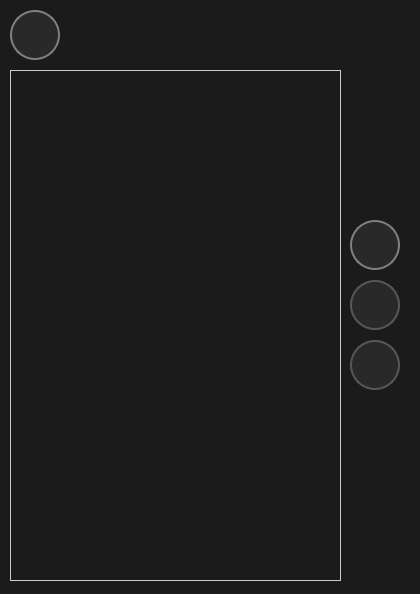
<?xml version="1.0" encoding="UTF-8"?>
<ui version="4.0">
 <class>MainWindow</class>
 <widget class="QMainWindow" name="MainWindow">
  <property name="geometry">
   <rect>
    <x>0</x>
    <y>0</y>
    <width>420</width>
    <height>594</height>
   </rect>
  </property>
  <property name="minimumSize">
   <size>
    <width>420</width>
    <height>594</height>
   </size>
  </property>
  <property name="maximumSize">
   <size>
    <width>420</width>
    <height>594</height>
   </size>
  </property>
  <property name="windowTitle">
   <string>MainWindow</string>
  </property>
  <property name="styleSheet">
   <string notr="true">background-color: #1b1b1b</string>
  </property>
  <widget class="QWidget" name="centralwidget">
   <widget class="QPushButton" name="pushButton_3">
    <property name="geometry">
     <rect>
      <x>10</x>
      <y>10</y>
      <width>50</width>
      <height>50</height>
     </rect>
    </property>
    <property name="styleSheet">
     <string notr="true">QPushButton {
	background-color: #292929;
	border-radius: 25px;
	border: 2px solid #808080;
	color: rgb(255, 255, 255);
}

QPushButton:hover {
	background-color: #ffa31a;
}</string>
    </property>
    <property name="text">
     <string/>
    </property>
    <property name="icon">
     <iconset>
      <normaloff>account_avatar_face_man_people_profile_user_icon_123197.png</normaloff>account_avatar_face_man_people_profile_user_icon_123197.png</iconset>
    </property>
   </widget>
   <widget class="QPushButton" name="AddButton">
    <property name="geometry">
     <rect>
      <x>350</x>
      <y>220</y>
      <width>50</width>
      <height>50</height>
     </rect>
    </property>
    <property name="styleSheet">
     <string notr="true">QPushButton {
	background-color: #292929;
	border-radius: 25px;
	border: 2px solid #808080;
	color: rgb(255, 255, 255);
}

QPushButton:hover {
	background-color: #ffa31a;
}</string>
    </property>
    <property name="text">
     <string/>
    </property>
    <property name="icon">
     <iconset>
      <normaloff>addplussignoutline_112526.png</normaloff>addplussignoutline_112526.png</iconset>
    </property>
   </widget>
   <widget class="QListWidget" name="listWidget">
    <property name="geometry">
     <rect>
      <x>10</x>
      <y>70</y>
      <width>331</width>
      <height>511</height>
     </rect>
    </property>
    <property name="styleSheet">
     <string notr="true">QListWidget {
				background-color: #1b1b1b;
                border: 1px solid #ccc;
                padding: 10px;
            }

            QListWidget::Item {
                background-color: #ffffff;
                border: 1px solid #ddd;
                border-radius: 5px;
                padding: 5px;
                margin-bottom: 5px;
            }

            QListWidget::Item:selected {
                background-color: #e0e0e0;
            }</string>
    </property>
   </widget>
   <widget class="QPushButton" name="AddButton_3">
    <property name="geometry">
     <rect>
      <x>350</x>
      <y>340</y>
      <width>50</width>
      <height>50</height>
     </rect>
    </property>
    <property name="styleSheet">
     <string notr="true">QPushButton {
	background-color: #292929;
	border-radius: 25px;
	border: 2px solid rgb(87, 87, 87);
	color: rgba(255, 255, 255, 50);
}

</string>
    </property>
    <property name="text">
     <string/>
    </property>
    <property name="icon">
     <iconset>
      <normaloff>download img yandex.png</normaloff>download img yandex.png</iconset>
    </property>
   </widget>
   <widget class="QPushButton" name="AddButton_4">
    <property name="geometry">
     <rect>
      <x>350</x>
      <y>280</y>
      <width>50</width>
      <height>50</height>
     </rect>
    </property>
    <property name="styleSheet">
     <string notr="true">QPushButton {
	background-color: #292929;
	border-radius: 25px;
	border: 2px solid rgb(87, 87, 87);
	color: rgba(255, 255, 255, 100);
}

</string>
    </property>
    <property name="text">
     <string/>
    </property>
    <property name="icon">
     <iconset>
      <normaloff>bin img yandex.png</normaloff>bin img yandex.png</iconset>
    </property>
   </widget>
  </widget>
 </widget>
 <resources/>
 <connections/>
</ui>
